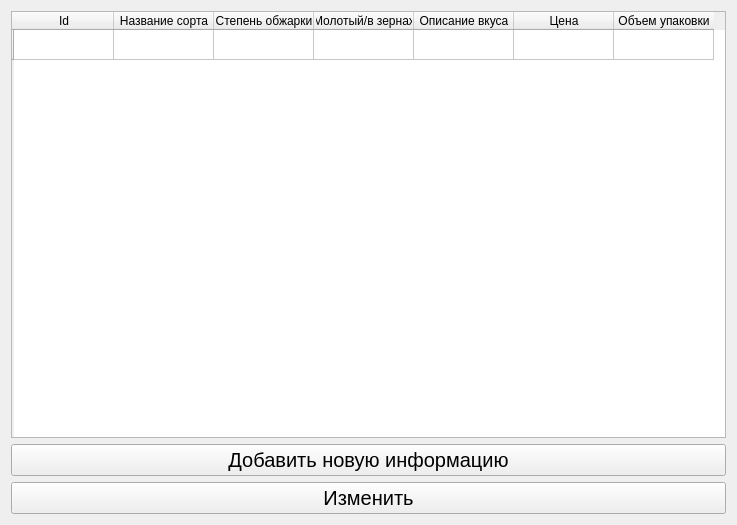
<?xml version="1.0" encoding="UTF-8"?>
<ui version="4.0">
 <class>Form</class>
 <widget class="QWidget" name="Form">
  <property name="geometry">
   <rect>
    <x>0</x>
    <y>0</y>
    <width>737</width>
    <height>525</height>
   </rect>
  </property>
  <property name="windowTitle">
   <string>Окно кофе</string>
  </property>
  <layout class="QGridLayout" name="gridLayout">
   <item row="2" column="0">
    <widget class="QPushButton" name="EditpushButton">
     <property name="font">
      <font>
       <pointsize>15</pointsize>
      </font>
     </property>
     <property name="text">
      <string>Изменить</string>
     </property>
    </widget>
   </item>
   <item row="0" column="0">
    <widget class="QTableWidget" name="tableWidget">
     <row>
      <property name="text">
       <string/>
      </property>
     </row>
     <column>
      <property name="text">
       <string>Id</string>
      </property>
     </column>
     <column>
      <property name="text">
       <string>Название сорта</string>
      </property>
     </column>
     <column>
      <property name="text">
       <string>Степень обжарки</string>
      </property>
     </column>
     <column>
      <property name="text">
       <string>Молотый/в зернах</string>
      </property>
     </column>
     <column>
      <property name="text">
       <string>Описание вкуса</string>
      </property>
     </column>
     <column>
      <property name="text">
       <string>Цена</string>
      </property>
     </column>
     <column>
      <property name="text">
       <string>Объем упаковки</string>
      </property>
     </column>
    </widget>
   </item>
   <item row="1" column="0">
    <widget class="QPushButton" name="AddpushButton">
     <property name="font">
      <font>
       <pointsize>15</pointsize>
      </font>
     </property>
     <property name="text">
      <string>Добавить новую информацию</string>
     </property>
    </widget>
   </item>
  </layout>
 </widget>
 <resources/>
 <connections/>
</ui>
